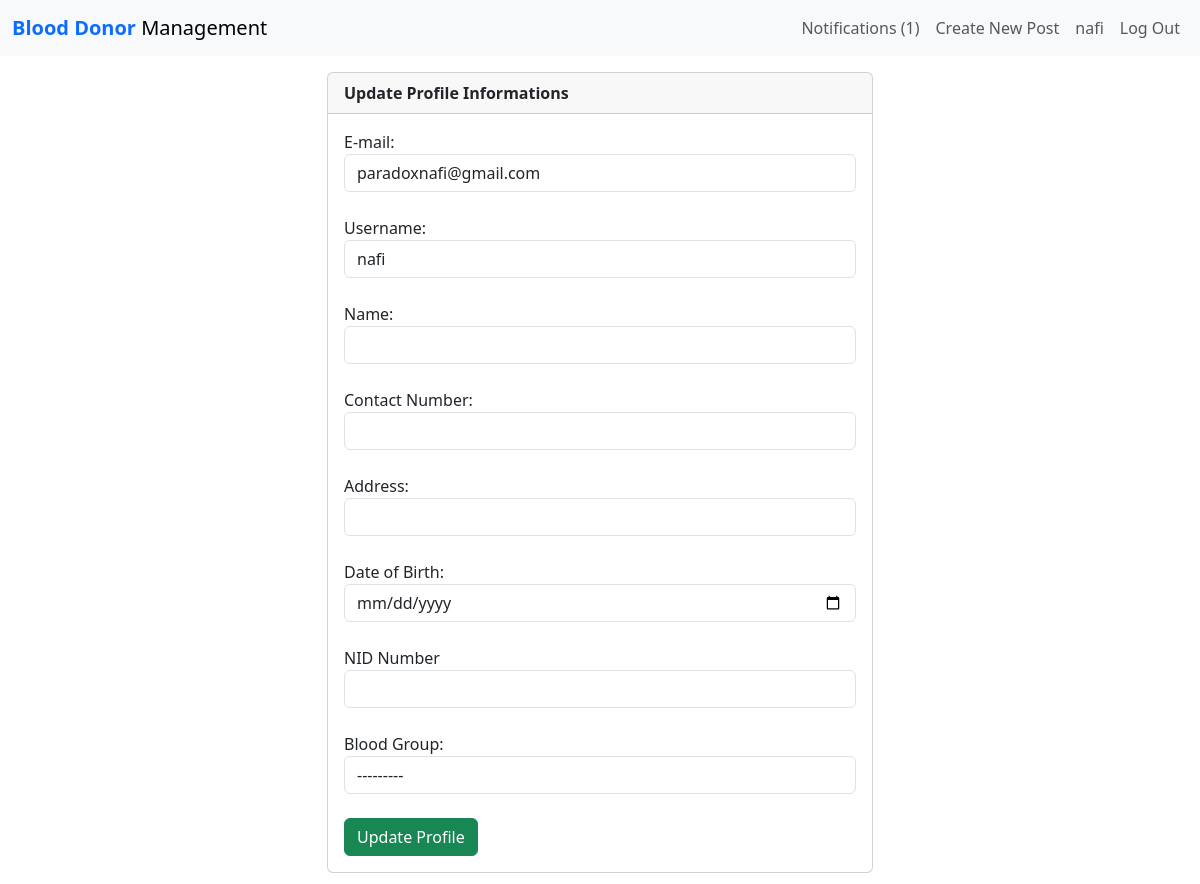
/auth1/updateProfile/ (signed in), run on an earlier commit of the app's database.
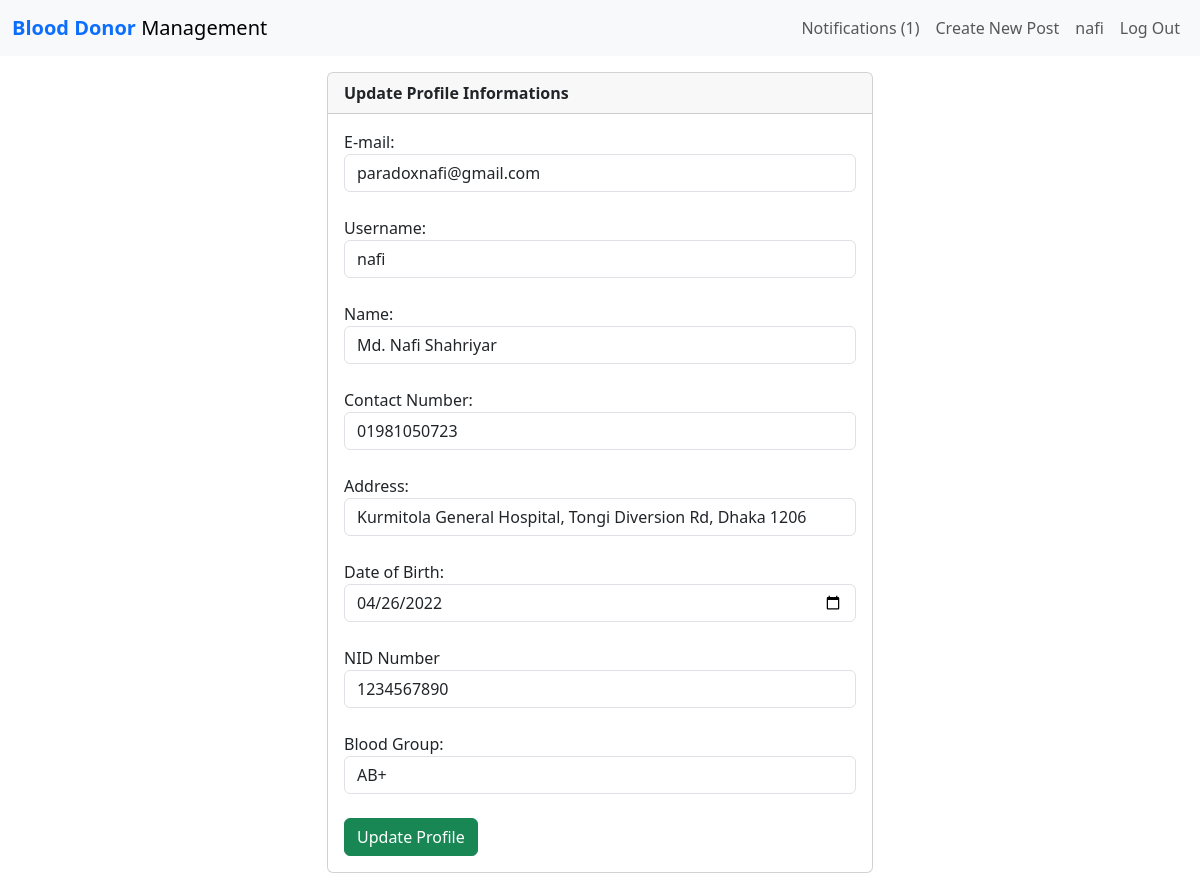
And on a later commit of the database.
### auth1/models.py (models this page shows, shortened)
class RegisterUser(AbstractBaseUser):
	username				= models.CharField(max_length=50, unique=True)
	name					= models.CharField(max_length=100)
	email					= models.EmailField(max_length=100, unique=True)
	contact_number			= models.CharField(max_length=15)
	address					= models.CharField(max_length=250, null=True, blank=True)
	date_of_birth			= models.DateField(null=True, blank=True) #Fix
	nid						= models.CharField(max_length=13, null=True, blank=True)
	blood_group				= models.CharField(max_length=8, choices=BLOOD_GROUPS, null=True, blank=True)
	date_joined				= models.DateTimeField(verbose_name='date joined', auto_now_add=True)
	last_login				= models.DateTimeField(verbose_name='last login', auto_now=True)
	is_admin				= models.BooleanField(default=False)
	is_active				= models.BooleanField(default=True)
	is_staff				= models.BooleanField(default=False)
	is_superuser			= models.BooleanField(default=False)
	USERNAME_FIELD = 'email'
	REQUIRED_FIELDS = ['username', 'password']
	objects = MyAccountManager()

### auth1/views.py (the view)
# urls.py: path('updateProfile/', views.updateProfileView, name='updateProfile'),
def updateProfileView(request):
    if not request.user.is_authenticated:
        return redirect('logoutUserView')
    context = {}
    if request.POST:
        form = AccountUpdateForm(request.POST, instance=request.user)
        if form.is_valid():
            form.save()
        return redirect('profileUser')
    else:
        form = AccountUpdateForm(
            initial = {
                "email": request.user.email,
                "username": request.user.username,
                "name": request.user.name,
                "contact_number": request.user.contact_number,
                "address": request.user.address,
                "date_of_birth": request.user.date_of_birth,
                "nid": request.user.nid,
                "blood_group": request.user.blood_group,
            }
        )
    context['form'] = form
    return render(request, 'auth1/update_profile.html', context)

### auth1/forms.py (shortened to what this page needs)
class AccountUpdateForm(forms.ModelForm):
    class Meta:
        model = RegisterUser
        fields = {'email', 'username', 'name', 'contact_number', 'address', 'date_of_birth', 'nid', 'blood_group'}
    def __init__(self, *args, **kwargs):
        super().__init__(*args, **kwargs)
        for name, field, in self.fields.items():
            field.widget.attrs.update({'class' : 'form-control'})
        self.fields['date_of_birth'].widget.input_type = 'date'
        self.fields['contact_number'].widget.input_type = 'number'
        self.fields['nid'].widget.input_type = 'number'

### auth1/templates/auth1/update_profile.html (shortened to what this page needs)
{% extends 'post/base.html' %}
{% block content %}
<div class="container">
    <div class="row">
        <div class="col-6 offset-3 my-3">
            <div class="card">
                <div class="card-header">
                    <b>Update Profile Informations</b>
                </div>
                <div class="card-body">
					<form method="POST">
							E-mail: {{form.email}} </br>
							Username: {{form.username}}</br>
							Name: {{form.name}}</br>
							Contact Number: {{form.contact_number}}</br>
							Address: {{form.address}}</br>
							Date of Birth: {{form.date_of_birth}}</br>
							NID Number {{form.nid}}</br>
							Blood Group: {{form.blood_group}}</br>
							<button type="submit" class="btn btn-success">Update Profile</button>
					</form>
				</div>
			</div>
		</div>
	</div>
</div>
{% endblock %}

### post/templates/post/base.html (shortened to what this page needs)
<!DOCTYPE html>
<html lang="en">
<head>
	{% load bootstrap5 %}
	{% bootstrap_css %}
	<nav class="navbar navbar-expand-lg navbar-light bg-light">
		<div class="container-fluid">
			<a class="navbar-brand" href="{% url 'home'%}"> <b class="text-primary"> Blood Donor </b><span>Management</span> </a>
			<div class="collapse navbar-collapse" id="navbarSupportedContent">
			{% if user.is_authenticated %}
				<ul class="navbar-nav ml-auto">
					<li class="nav-item">
						<a class="nav-link" href="auth1/user/{{user.id}}/notifications"> Notifications <span>(1)</span> </a>
					<li class="nav-item">
						<a class="nav-link" href="{% url 'createpost' %}">Create New Post</a>
					</li>
					<li class="nav-item">
						<a class="nav-link" href="{% url 'profileUser'%}">{{user.username}}</a>
					</li>
					<li class="nav-item">
						<a class="nav-link" href="{% url 'logoutUser'%}">Log Out</a>
					</li>
				</ul>
			{% endif %}
			</div>
		</div>
	</nav>
</head>
<body>
	<div id="content", name="content">
		{% block content %}
		{% endblock %}
	</div>
</body>
</html>

What changed in the data, as far as the page shows it:
changed RegisterUser "nafi": name (not shown) → "Md. Nafi Shahriyar"; contact_number (not shown) → "01981050723"; address (not shown) → "Kurmitola General Hospital, Tongi Diversion Rd, Dhaka 1206"; date_of_birth (not shown) → "04/26/2022"; nid (not shown) → "1234567890"; blood_group "---------" → "AB+"
